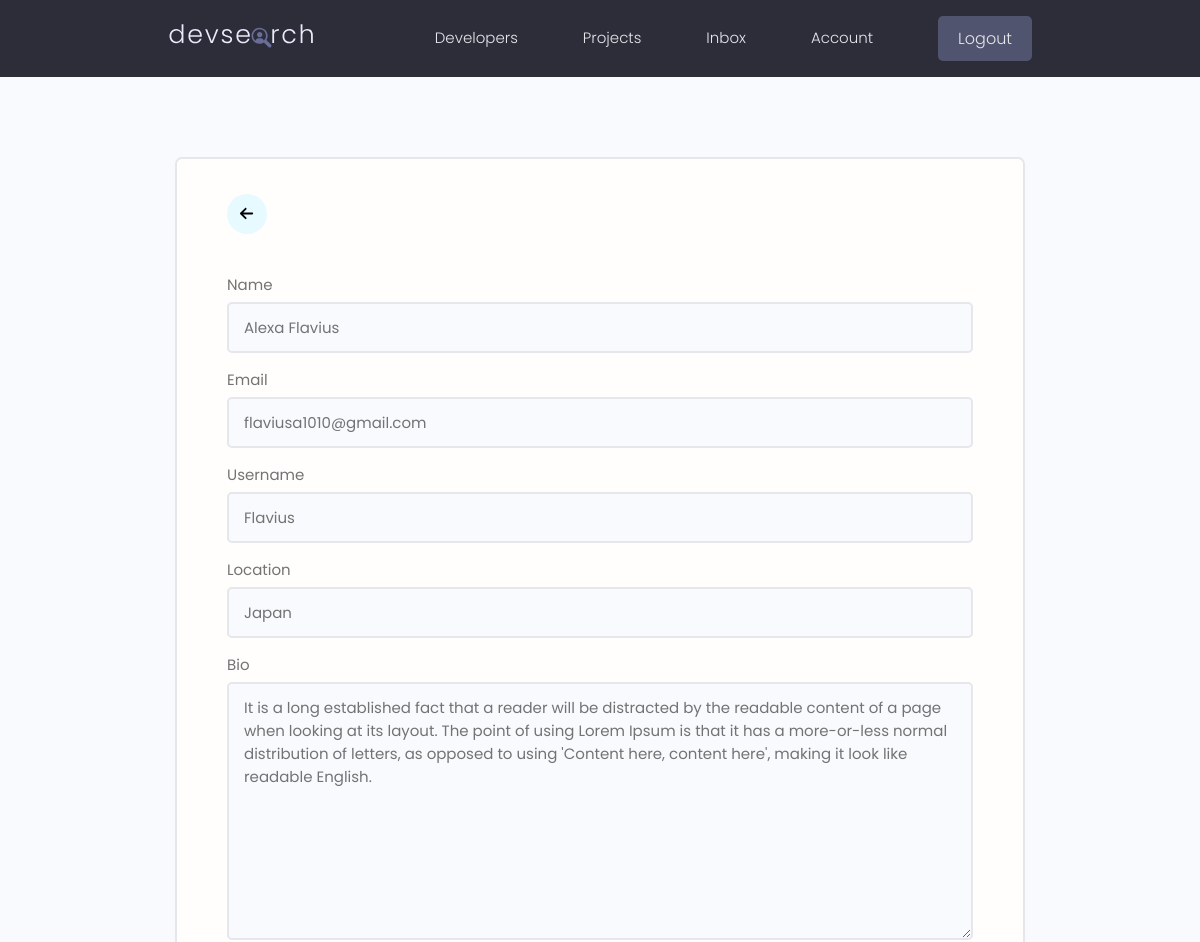
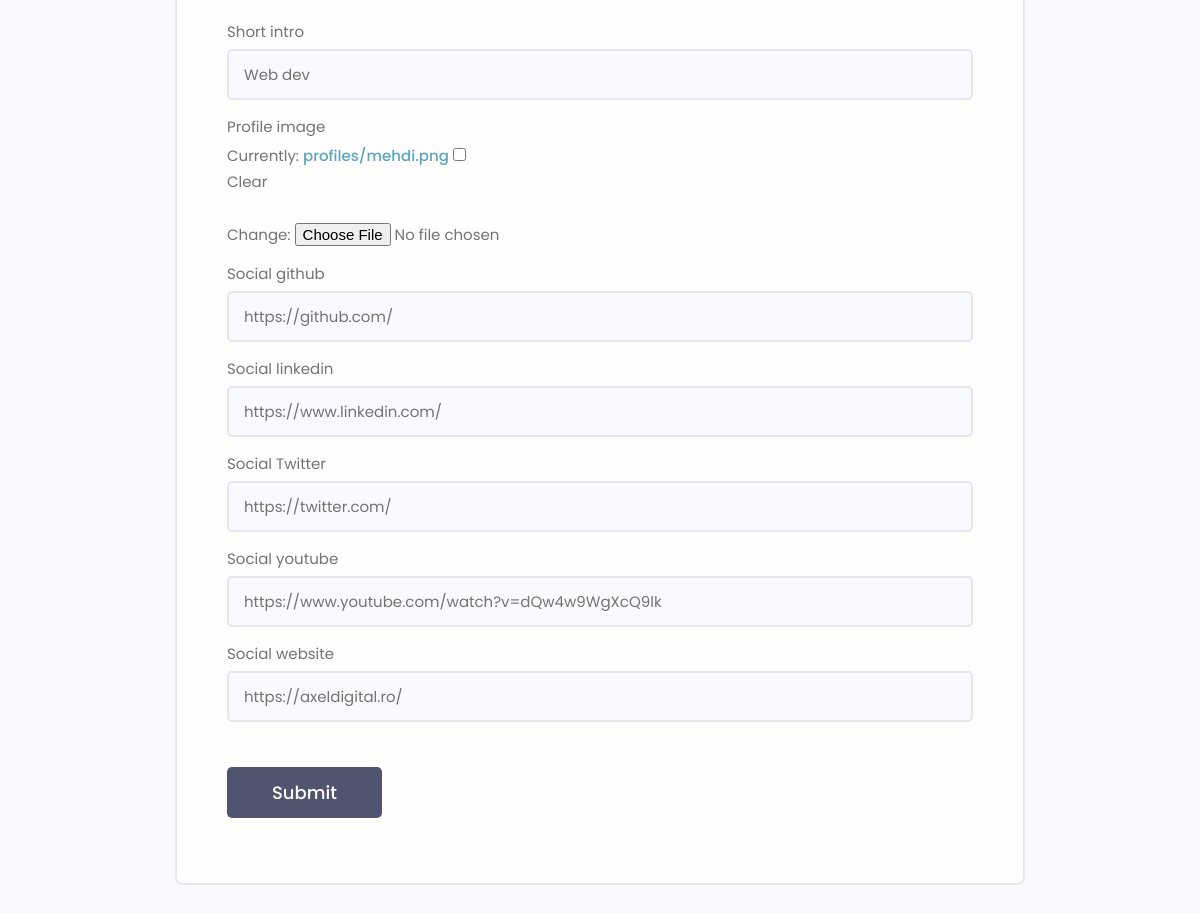
The page /edit-account/ (signed in) on the database its author committed (2 pictures, top to bottom).
### users/models.py (models this page shows, shortened)
class Profile(models.Model):
    user = models.OneToOneField(User, on_delete=models.CASCADE, null=True, blank=True)
    name = models.CharField(max_length=200, blank=True, null=True)
    email = models.EmailField(max_length=500, blank=True,null=True)
    username = models.CharField(max_length=200, blank=True, null=True)
    location = models.CharField(max_length=200, blank=True, null=True)
    short_intro = models.CharField(max_length=200, blank=True, null=True)
    bio = models.TextField(null=True, blank=True)
    profile_image = models.ImageField(null=True, blank=True, upload_to='profiles/', default='profiles/user-default.png')
    social_github = models.CharField(max_length=200, blank=True, null=True)
    social_Twitter = models.CharField(max_length=200, blank=True, null=True)
    social_linkedin = models.CharField(max_length=200, blank=True, null=True)
    social_youtube = models.CharField(max_length=200, blank=True, null=True)
    social_website = models.CharField(max_length=200, blank=True, null=True)
    created = models.DateTimeField(auto_now_add=True)
    id = models.UUIDField(default=uuid.uuid4, unique=True,
                           primary_key=True, editable=False)

### users/views.py (the view)
# urls.py: path('edit-account/', views.editAccount, name='edit-account'),
@login_required(login_url='login')
def editAccount(request):
    profile = request.user.profile
    form = ProfileForm(instance=profile)
    if request.method == 'POST':
        form = ProfileForm(request.POST, request.FILES, instance=profile)
        if form.is_valid():
            form.save()
            return redirect('account')
    context = {'form': form}
    return render(request, 'users/profile_form.html', context)

### users/forms.py
class ProfileForm(ModelForm):
    class Meta:
        model = Profile
        fields = ['name', 'email', 'username', 'location', 'bio', 'short_intro', 'profile_image', 'social_github',
                  'social_linkedin', 'social_Twitter', 'social_youtube', 'social_website']
    def __init__(self, *args, **kwargs):
        super(ProfileForm, self).__init__(*args, **kwargs)
        for name, field in self.fields.items():
            field.widget.attrs.update({'class':'input'})

### users/templates/users/profile_form.html (shortened to what this page needs)
{% extends 'main.html' %}
{% block content %}
<main class="formPage my-xl">
    <div class="content-box">
        <div class="formWrapper">
            <a class="backButton" href="{%url 'account'%}"></a>
            <br>
            <form class="form" action="{% url 'edit-account' %}" method="POST" enctype="multipart/form-data">
                {% for field in form %}
                <div class="form__field">
                    <label for="formInput#text">{{field.label}}</label>
                    {{field}}
                </div>
                {% endfor %}
                <input class="btn btn--sub btn--lg  my-md" type="submit" value="Submit" />
            </form>
        </div>
    </div>
</main>
{% endblock content %}

### static/styles/app.css (style rules this page uses)
:root { --color-sub: #2d2d39; }
.btn--sub { background-color: var(--color-sub-light); }
.content-box { width: 95%; max-width: 85rem; margin: 0 auto; }
.backButton { background: var(--color-main-light); color: var(--color-main); width: 4rem; height: 4rem; display: flex; align-items: center; justify-content: center; border-radius: 50%; }
.formPage .formWrapper { list-style: none; background: var(--color-white); padding: 3.5rem 5rem; border: 2px solid var(--color-light); border-radius: 0.7rem; }

### static/uikit/styles/modules/_variables.css (style rules this page uses)
:root { --color-main: #5aa5b9; --color-main-light: #e6faff; --color-sub: #3f4156; --color-sub-light: #51546e; --color-sub-lighter: #ededfd; --color-text: #737373; --color-gray: #8b8b8b; --color-light: #e5e7eb; --color-light-gray: #767676; --color-bg: #f8fafd; --color-white: #fffefd; --color-white-light: #f3f3f3; --color-success: #359e64; --color-success-bg: #def8e8; --color-error: #fc4b0b; --color-error-bg: #fff2ee; --font-base: 'Poppins', arial, helvetica, 'Segoe UI', roboto, ubuntu, sans-serif; --font-monospace: 'Fira Code', 'Courier New', courier, monospace; --font-regular: 300; --font-medium: 500; --font-bold: 700; --generic-shadow: 1px 1px 5px #00000010; --generic-transition: all 0.3s ease-in-out; }

### static/uikit/styles/modules/_base.css (style rules this page uses)
* { margin: 0; padding: 0; box-sizing: border-box; text-rendering: optimizeLegibility; color: inherit; font-size: inherit; }
html { font-size: 50%; }
@media only screen and (min-width: 480px) { html { font-size: 56.25%; } }
@media only screen and (min-width: 1200px) { html { font-size: 62.5%; } }
body { line-height: 1.6; font-weight: 400; font-size: 1.5rem; color: var(--color-text); background-color: var(--color-bg); min-height: 100vh; }

### static/uikit/styles/modules/_typography.css (style rules this page uses)
* { font-family: var(--font-base); }
a { padding-bottom: 2px; text-decoration: none; display: inline-block; color: var(--color-main); font-weight: var(--font-medium); }

### static/uikit/styles/modules/_utilities.css (style rules this page uses)
.my-md { margin: 3rem auto; }
.my-xl { margin: 8rem auto; }

### static/uikit/styles/modules/_button.css (style rules this page uses)
.btn { display: inline-block; position: relative; cursor: pointer; background-color: var(--color-light); font-weight: var(--font-medium); color: var(--color-sub); text-decoration: none; padding: 1rem 2rem; border-radius: 0.5rem; border: none; width: -webkit-fit-content; width: -moz-fit-content; width: fit-content; height: -webkit-fit-content; height: -moz-fit-content; height: fit-content; font-size: 1.6rem; outline-width: 0; outline-color: transparent; -webkit-backface-visibility: hidden; backface-visibility: hidden; transition: all 0.3s ease-in-out; }
.btn--sub { background-color: var(--color-sub); color: var(--color-white); }
.btn--lg { font-size: 1.8rem; padding: 1.2rem 4.5rem; }

### static/uikit/styles/modules/_form.css (style rules this page uses)
.form { display: block; }
.form__field { margin-top: 1.5rem; margin-bottom: 1.5rem; }
.form__label, .form__field > label { display: block; margin-bottom: 0.5rem; color: var(--color-text); }
input.input[type='text'], input.input[type='email'], input.input[type='password'], input.input[type='number'], textarea.input { min-width: 24rem; width: 100%; padding: 1.2rem 1.5rem; border-radius: 0.5rem; border: 2px solid var(--color-light); transition: all 0.3s ease-in-out; background-color: var(--color-bg); }

### rows shown on the page
Profile: form "Alexa Flavius" "flaviusa1010@gmail.com" "Flavius" "Japan" "It is a long established fact that a reader will be distracted by the readable content of a page when looking at its layout. The point of using Lorem Ipsum is that it has a more-or-less normal distribution of letters, as opposed to using 'Content here, content here', making it look like readable English." "Web dev" "https://github.com/" "https://www.linkedin.com/" "https://twitter.com/" "https://www.youtube.com/watch?v=dQw4w9WgXcQ9lk" "https://axeldigital.ro/"

### other values the page prints
{{ field.label }} "Name" "Email" "Username" "Location" "Bio" "Short intro" "Profile image" "Social github" "Social linkedin" "Social Twitter" "Social youtube" "Social website"
